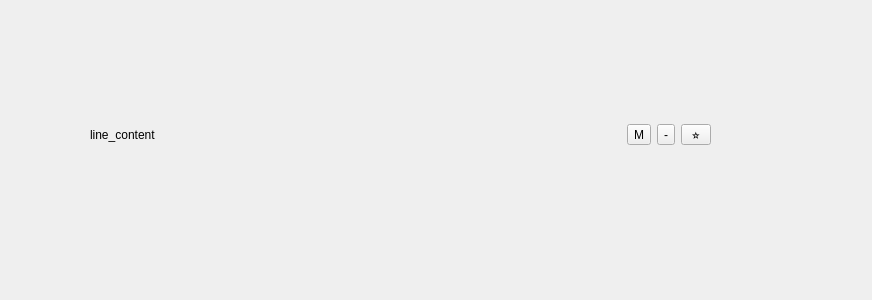
<?xml version="1.0" encoding="UTF-8"?>
<ui version="4.0">
 <class>Form</class>
 <widget class="QWidget" name="Form">
  <property name="geometry">
   <rect>
    <x>0</x>
    <y>0</y>
    <width>872</width>
    <height>300</height>
   </rect>
  </property>
  <property name="font">
   <font>
    <pointsize>9</pointsize>
   </font>
  </property>
  <property name="windowTitle">
   <string>Form</string>
  </property>
  <widget class="QWidget" name="lineDispaly_widget_2" native="true">
   <property name="geometry">
    <rect>
     <x>90</x>
     <y>110</y>
     <width>621</width>
     <height>50</height>
    </rect>
   </property>
   <layout class="QGridLayout" name="gridLayout">
    <item row="0" column="2">
     <layout class="QHBoxLayout" name="horizontalLayout_6">
      <item>
       <widget class="QToolButton" name="toolButton_8">
        <property name="text">
         <string>M</string>
        </property>
       </widget>
      </item>
      <item>
       <widget class="QToolButton" name="toolButton_9">
        <property name="text">
         <string>-</string>
        </property>
       </widget>
      </item>
      <item>
       <widget class="QToolButton" name="toolButton_10">
        <property name="sizePolicy">
         <sizepolicy hsizetype="Maximum" vsizetype="Maximum">
          <horstretch>0</horstretch>
          <verstretch>0</verstretch>
         </sizepolicy>
        </property>
        <property name="minimumSize">
         <size>
          <width>30</width>
          <height>20</height>
         </size>
        </property>
        <property name="maximumSize">
         <size>
          <width>31</width>
          <height>21</height>
         </size>
        </property>
        <property name="font">
         <font>
          <pointsize>9</pointsize>
         </font>
        </property>
        <property name="text">
         <string>⭐</string>
        </property>
       </widget>
      </item>
     </layout>
    </item>
    <item row="0" column="0">
     <widget class="QLabel" name="label_6">
      <property name="text">
       <string>line_content</string>
      </property>
     </widget>
    </item>
    <item row="0" column="1">
     <spacer name="horizontalSpacer">
      <property name="orientation">
       <enum>Qt::Horizontal</enum>
      </property>
      <property name="sizeHint" stdset="0">
       <size>
        <width>298</width>
        <height>20</height>
       </size>
      </property>
     </spacer>
    </item>
   </layout>
  </widget>
 </widget>
 <resources/>
 <connections/>
</ui>
